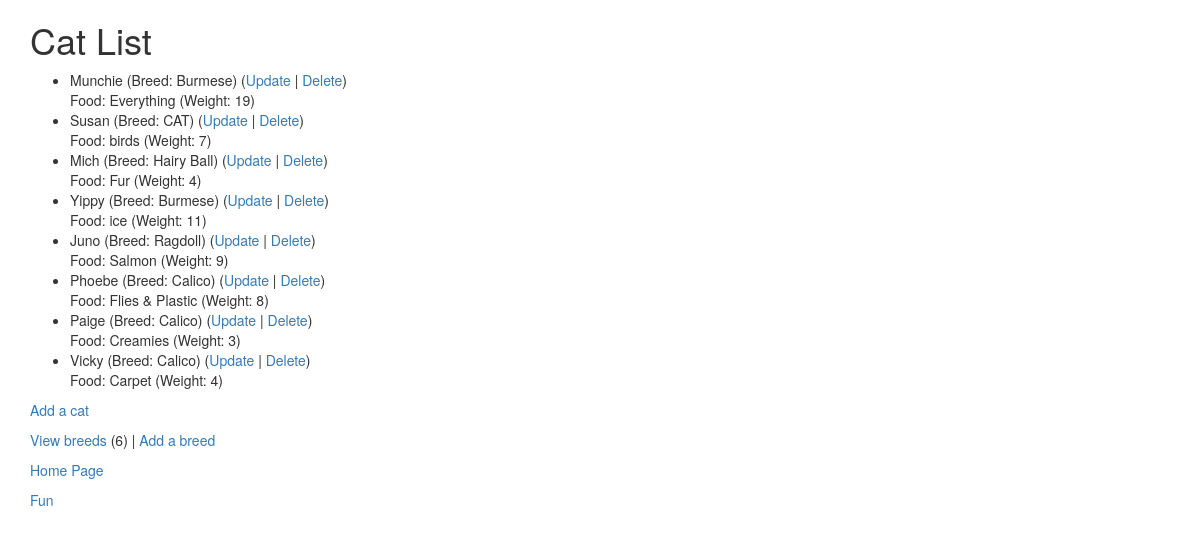
The app's page /cats/, older data.
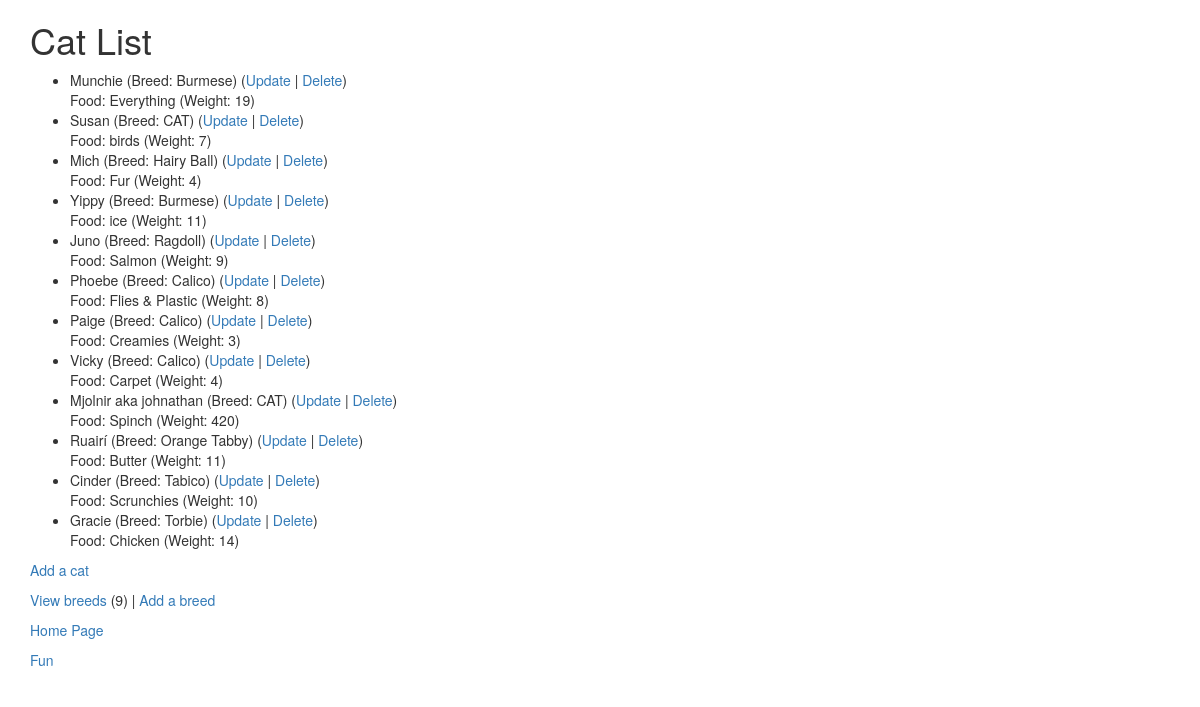
The same page, newer data.
### cats/models.py (models this page shows, shortened)
class Cat(models.Model):
    nickname = models.CharField(
            max_length=200,
            validators=[MinLengthValidator(2, "Nickname must be greater than 1 character")]
    )
    weight = models.PositiveIntegerField()
    foods = models.CharField(max_length=300)
    breed = models.ForeignKey('Breed', on_delete=models.CASCADE, null=False)

class Breed(models.Model):
    name = models.CharField(
            max_length=200,
            validators=[MinLengthValidator(2, "Breed must be greater than 1 character")]
    )
    def __str__(self):
        return self.name

### cats/views.py (the view)
# urls.py: path('', views.CatView.as_view(), name='all'),
class CatView(View):
    def get(self, request):
        mc = Breed.objects.all().count()
        al = Cat.objects.all()
        ctx = {'breed_count': mc, 'cat_list': al}
        return render(request, 'cats/cat_list.html', ctx)

### cats/templates/cats/cat_list.html
{% extends "base_bootstrap.html" %}
{% block content %}
  <h1>Cat List</h1>
  {% if cat_list %}
  <ul>
    {% for cat in cat_list %}
      <li>
          {{ cat.nickname }} (Breed: {{ cat.breed }})
          (<a href="{% url 'cats:cat_update' cat.id %}">Update</a> |
          <a href="{% url 'cats:cat_delete' cat.id %}">Delete</a>) <br/>
          Food: {{ cat.foods }} (Weight: {{ cat.weight }})
      </li>
    {% endfor %}
  </ul>
  {% else %}
    <p>There are no cats in the library.</p>
  {% endif %}
  <p>
    {% if breed_count > 0 %}
      <a href="{% url 'cats:cat_create' %}">Add a cat</a>
    {% else %}
      Please add a breed before you add a cat.
    {% endif %}
  </p>
  <p>
  <a href="{% url 'cats:breed_list' %}">View breeds</a> ({{ breed_count }}) |
    <a href="{% url 'cats:breed_create' %}">Add a breed</a>
  </p>
  <p><a href="https://egebele.pythonanywhere.com/">Home Page</a>
  <p><a href="https://egebele.pythonanywhere.com/cats/fun">Fun</a></p>
{% endblock %}

### home/templates/base_bootstrap.html (shortened to what this page needs)
<!DOCTYPE html>
<html>
<head>
<link rel="stylesheet"
    href="https://maxcdn.bootstrapcdn.com/bootstrap/3.4.0/css/bootstrap.min.css"
>
<link rel="stylesheet"
    href="https://maxcdn.bootstrapcdn.com/bootstrap/3.4.0/css/bootstrap-theme.min.css"
>
<link rel="stylesheet"
    href="https://code.jquery.com/ui/1.12.1/themes/ui-lightness/jquery-ui.css"
>
<link rel="stylesheet" href="https://use.fontawesome.com/releases/v5.8.1/css/all.css">
<link rel="stylesheet" href="https://use.fontawesome.com/releases/v5.8.1/css/v4-shims.css">
</head>
<body>
<div class="container">
{% block content %}
{% endblock %}
</div>
</body>
</html>

Row changes from the older to the newer data that the page shows:
added Cat: nickname "Mjolnir aka johnathan", breed "CAT", foods "Spinch", weight "420"
added Cat: nickname "Ruairí", breed "Orange Tabby", foods "Butter", weight "11"
added Cat: nickname "Cinder", breed "Tabico", foods "Scrunchies", weight "10"
added Cat: nickname "Gracie", breed "Torbie", foods "Chicken", weight "14"
Text that changed along with them:
{{ breed_count }}: "6" → "9"
